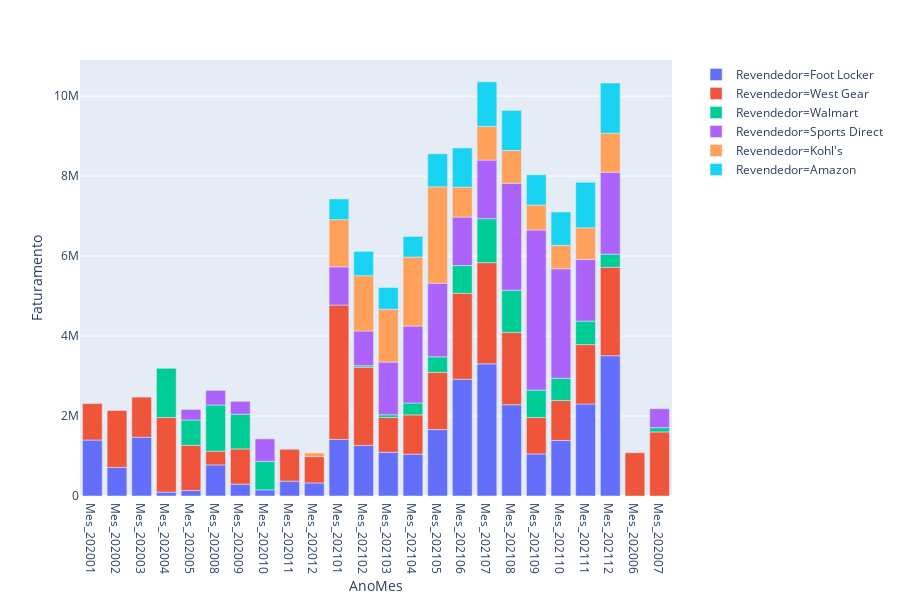

Notebook cell for this chart:
### Code cell
# Visualização

fig = px.bar(df_faturamento_revendedores, 
             x = 'AnoMes', 
             y = 'Faturamento',
             #barmode = 'group', 
             color = 'Revendedor')
fig.show()

### Figure 1 — Plotly figure (JSON) as saved in the notebook; plotly's stock layout.template omitted (floating-point values rounded to 4 significant figures)
{"data": [{"alignmentgroup": "True", "hoverlabel": {"namelength": 0}, "hovertemplate": "Revendedor=Foot Locker<br>AnoMes=%{x}<br>Faturamento=%{y}", "legendgroup": "Revendedor=Foot Locker", "marker": {"color": "#636efa"}, "name": "Revendedor=Foot Locker", "offsetgroup": "Revendedor=Foot Locker", "orientation": "v", "showlegend": true, "textposition": "auto", "type": "bar", "x": ["Mes_202001", "Mes_202002", "Mes_202003", "Mes_202004", "Mes_202005", "Mes_202008", "Mes_202009", "Mes_202010", "Mes_202011", "Mes_202012", "Mes_202101", "Mes_202102", "Mes_202103", "Mes_202104", "Mes_202105", "Mes_202106", "Mes_202107", "Mes_202108", "Mes_202109", "Mes_202110", "Mes_202111", "Mes_202112"], "xaxis": "x", "y": [1399680, 714912, 1470219, 98112, 137761, 778120, 296177, 153073, 372008, 326518, 1415596, 1265229, 1095775, 1045277, 1660714, 2920249, 3305136, 2281798, 1052830, 1389340, 2301354, 3507702], "yaxis": "y"}, {"alignmentgroup": "True", "hoverlabel": {"namelength": 0}, "hovertemplate": "Revendedor=West Gear<br>AnoMes=%{x}<br>Faturamento=%{y}", "legendgroup": "Revendedor=West Gear", "marker": {"color": "#EF553B"}, "name": "Revendedor=West Gear", "offsetgroup": "Revendedor=West Gear", "orientation": "v", "showlegend": true, "textposition": "auto", "type": "bar", "x": ["Mes_202001", "Mes_202002", "Mes_202003", "Mes_202004", "Mes_202005", "Mes_202006", "Mes_202007", "Mes_202008", "Mes_202009", "Mes_202011", "Mes_202012", "Mes_202101", "Mes_202102", "Mes_202103", "Mes_202104", "Mes_202105", "Mes_202106", "Mes_202107", "Mes_202108", "Mes_202109", "Mes_202110", "Mes_202111", "Mes_202112"], "xaxis": "x", "y": [911591, 1425901, 1002883, 1865777, 1130045, 1083069, 1602375, 341930, 881772, 795967, 658256, 3359540, 1956184, 868273, 983027, 1431697, 2146922, 2530845, 1807289, 908635, 998058, 1484544, 2211708], "yaxis": "y"}, {"alignmentgroup": "True", "hoverlabel": {"namelength": 0}, "hovertemplate": "Revendedor=Walmart<br>AnoMes=%{x}<br>Faturamento=%{y}", "legendgroup": "Revendedor=Walmart", "marker": {"color": "#00cc96"}, "name": "Revendedor=Walmart", "offsetgroup": "Revendedor=Walmart", "orientation": "v", "showlegend": true, "textposition": "auto", "type": "bar", "x": ["Mes_202004", "Mes_202005", "Mes_202007", "Mes_202008", "Mes_202009", "Mes_202010", "Mes_202102", "Mes_202103", "Mes_202104", "Mes_202105", "Mes_202106", "Mes_202107", "Mes_202108", "Mes_202109", "Mes_202110", "Mes_202111", "Mes_202112"], "xaxis": "x", "y": [1228842, 633473, 106040, 1155962, 866702, 712956, 37695, 66852, 296926, 387970, 694274, 1099024, 1057046, 686544, 554362, 588604, 329138], "yaxis": "y"}, {"alignmentgroup": "True", "hoverlabel": {"namelength": 0}, "hovertemplate": "Revendedor=Sports Direct<br>AnoMes=%{x}<br>Faturamento=%{y}", "legendgroup": "Revendedor=Sports Direct", "marker": {"color": "#ab63fa"}, "name": "Revendedor=Sports Direct", "offsetgroup": "Revendedor=Sports Direct", "orientation": "v", "showlegend": true, "textposition": "auto", "type": "bar", "x": ["Mes_202005", "Mes_202007", "Mes_202008", "Mes_202009", "Mes_202010", "Mes_202101", "Mes_202102", "Mes_202103", "Mes_202104", "Mes_202105", "Mes_202106", "Mes_202107", "Mes_202108", "Mes_202109", "Mes_202110", "Mes_202111", "Mes_202112"], "xaxis": "x", "y": [263485, 473973, 365618, 323035, 562240, 955184, 867806, 1317412, 1925053, 1840945, 1212856, 1465523, 2676086, 4003260, 2741647, 1539768, 2049391], "yaxis": "y"}, {"alignmentgroup": "True", "hoverlabel": {"namelength": 0}, "hovertemplate": "Revendedor=Kohl's<br>AnoMes=%{x}<br>Faturamento=%{y}", "legendgroup": "Revendedor=Kohl's", "marker": {"color": "#FFA15A"}, "name": "Revendedor=Kohl's", "offsetgroup": "Revendedor=Kohl's", "orientation": "v", "showlegend": true, "textposition": "auto", "type": "bar", "x": ["Mes_202012", "Mes_202101", "Mes_202102", "Mes_202103", "Mes_202104", "Mes_202105", "Mes_202106", "Mes_202107", "Mes_202108", "Mes_202109", "Mes_202110", "Mes_202111", "Mes_202112"], "xaxis": "x", "y": [92503, 1181810, 1381720, 1324104, 1726069, 2410114, 749179, 840386, 817941, 625311, 585972, 790890, 975659], "yaxis": "y"}, {"alignmentgroup": "True", "hoverlabel": {"namelength": 0}, "hovertemplate": "Revendedor=Amazon<br>AnoMes=%{x}<br>Faturamento=%{y}", "legendgroup": "Revendedor=Amazon", "marker": {"color": "#19d3f3"}, "name": "Revendedor=Amazon", "offsetgroup": "Revendedor=Amazon", "orientation": "v", "showlegend": true, "textposition": "auto", "type": "bar", "x": ["Mes_202101", "Mes_202102", "Mes_202103", "Mes_202104", "Mes_202105", "Mes_202106", "Mes_202107", "Mes_202108", "Mes_202109", "Mes_202110", "Mes_202111", "Mes_202112"], "xaxis": "x", "y": [516866, 608556, 541266, 514437, 825771, 979973, 1117017, 1002686, 755593, 832010, 1141085, 1253332], "yaxis": "y"}], "layout": {"barmode": "relative", "height": 600, "legend": {"tracegroupgap": 0}, "margin": {"t": 60}, "xaxis": {"anchor": "y", "domain": [0, 0.98], "title": {"text": "AnoMes"}}, "yaxis": {"anchor": "x", "domain": [0, 1], "title": {"text": "Faturamento"}}}}
